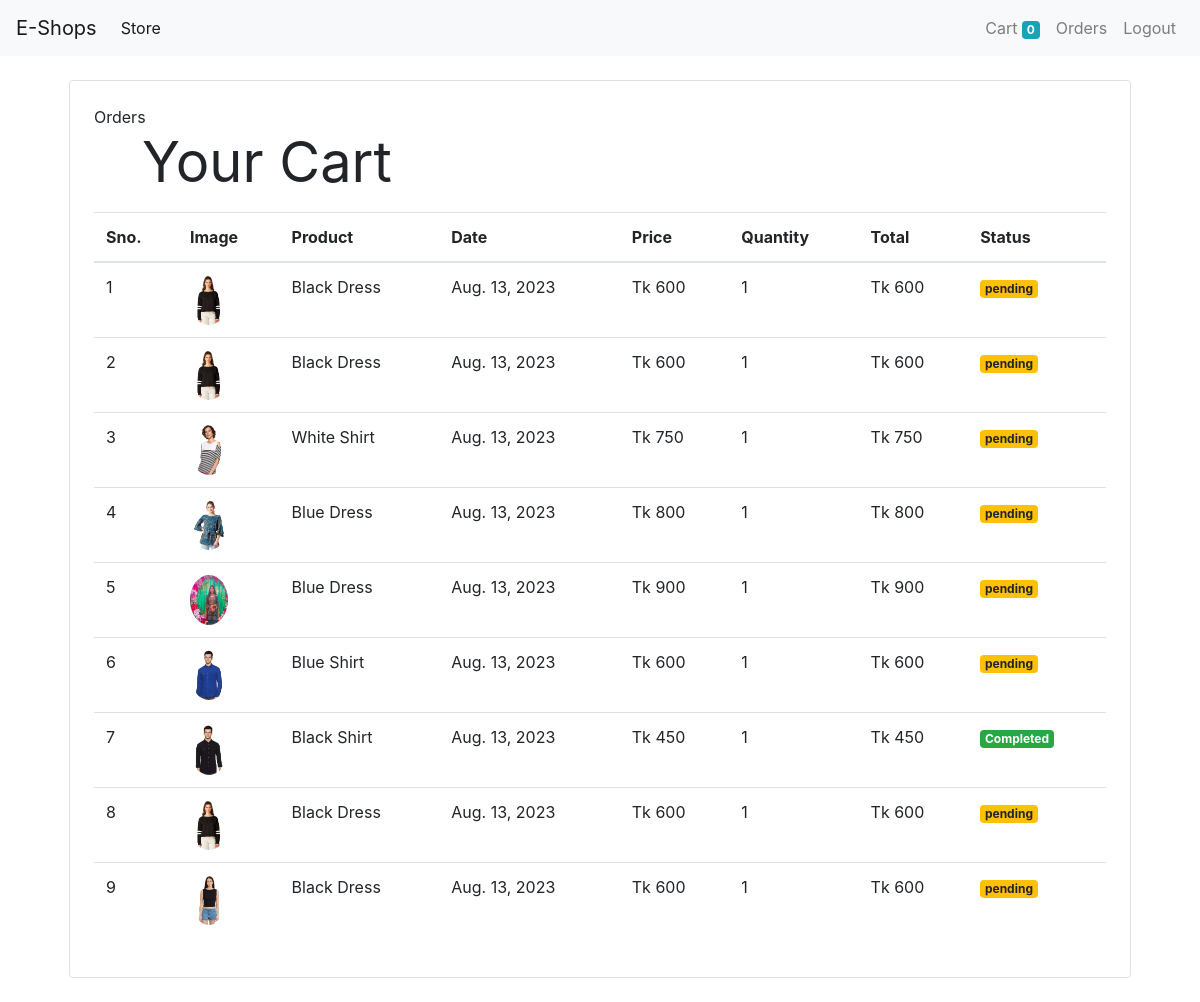
Screenshot of /orders (signed in) with the database file from the repository.
### store/models/orders.py (models this page shows, shortened)
class Order(models.Model):
    product = models.ForeignKey(Product, on_delete=models.CASCADE)
    customer = models.ForeignKey(Customer, on_delete=models.CASCADE)
    quantity = models.IntegerField(default=1)
    price = models.IntegerField()
    address = models.CharField(max_length=100, default='', blank=True)
    phone = models.CharField(max_length=50, default='', blank=True)
    date = models.DateField(default=datetime.datetime.today)
    status = models.BooleanField(default=False)
    @staticmethod
    def get_orders_by_customer(customer_id):
        return Order.objects.filter(customer = customer_id).order_by('-date')

### store/models/product.py (models this page shows, shortened)
class Product(models.Model):
    Name = models.CharField(max_length=50)
    Price = models.IntegerField(default=0)
    Category = models.ForeignKey(Category, on_delete=models.CASCADE, default=1)
    Description = models.CharField(max_length=200, default='', null=True, blank=True)
    Image = models.ImageField(upload_to='uploads/products/')

### store/views/orders.py (the view)
# urls.py: path('orders', OrderView.as_view(), name='orders'),
class OrderView(View):
    def get(self, request):
        customer= request.session.get('customer')
        orders= Order.get_orders_by_customer(customer)
        print(orders)
        return render(request, 'orders.html', {'orders': orders})

### store/templatetags/custom_filter.py (called while the page is built)
@register.filter(name="currency")
def currency(number):
    return "Tk " + str(number)

@register.filter(name="multiply")
def multiply(number, number1):
    return number * number1

### store/templates/orders.html
{% extends "base.html" %}
{% block content%}
{% load card %}
{% load custom_filter %}
<div class="container">
    <div class="border rounded p-4 m-4">Orders
        <p class="display-4 pl-4 ml-4"><b>Your Cart</b></p>
        <table class="table">
            <thead>
                <tr>
                    <th>Sno.</th>
                    <th>Image</th>
                    <th>Product</th>
                    <th>Date</th>
                    <th>Price</th>
                    <th>Quantity</th>
                    <th>Total</th>
                    <th>Status</th>
                </tr>
            </thead>
            <tbody>
                {% for order in orders %}
                <tr>
                    <td>{{forloop.counter}}</td>
                    <td><img style="height: 50px;" class="rounded-circle" src="{{order.product.Image.url}}" alt=""></td>
                    <td>{{order.product.Name}}</td>
                    <td>{{order.date}}</td>
                    <td>{{order.price|currency}}</td>
                    <td>{{order.quantity}}</td>
                    <td>{{order.quantity|multiply:order.price|currency}}</td>
                    {% if order.status %}
                    <td><small class="badge badge-success">Completed</small></td>
                    {% else %}
                    <td><small class="badge badge-warning">pending</small></td>
                    {% endif %}
                </tr>
                {% endfor %}
            </tbody>
        </table>
    </div>
</div>
{% endblock %}

### rows the page displays
Order: product.Image (picture), product.Name "Black Dress", date "Aug. 13, 2023", price "Tk 600", quantity "1", quantity|multiply "Tk 600", status "pending"
Order: product.Image (picture), product.Name "Black Dress", date "Aug. 13, 2023", price "Tk 600", quantity "1", quantity|multiply "Tk 600", status "pending"
Order: product.Image (picture), product.Name "White Shirt", date "Aug. 13, 2023", price "Tk 750", quantity "1", quantity|multiply "Tk 750", status "pending"
Order: product.Image (picture), product.Name "Blue Dress", date "Aug. 13, 2023", price "Tk 800", quantity "1", quantity|multiply "Tk 800", status "pending"
Order: product.Image (picture), product.Name "Blue Dress", date "Aug. 13, 2023", price "Tk 900", quantity "1", quantity|multiply "Tk 900", status "pending"
Order: product.Image (picture), product.Name "Blue Shirt", date "Aug. 13, 2023", price "Tk 600", quantity "1", quantity|multiply "Tk 600", status "pending"
Order: product.Image (picture), product.Name "Black Shirt", date "Aug. 13, 2023", price "Tk 450", quantity "1", quantity|multiply "Tk 450", status "Completed"
Order: product.Image (picture), product.Name "Black Dress", date "Aug. 13, 2023", price "Tk 600", quantity "1", quantity|multiply "Tk 600", status "pending"
Order: product.Image (picture), product.Name "Black Dress", date "Aug. 13, 2023", price "Tk 600", quantity "1", quantity|multiply "Tk 600", status "pending"

### other values shown
{{ request.session.cart.keys|length }} "0"
